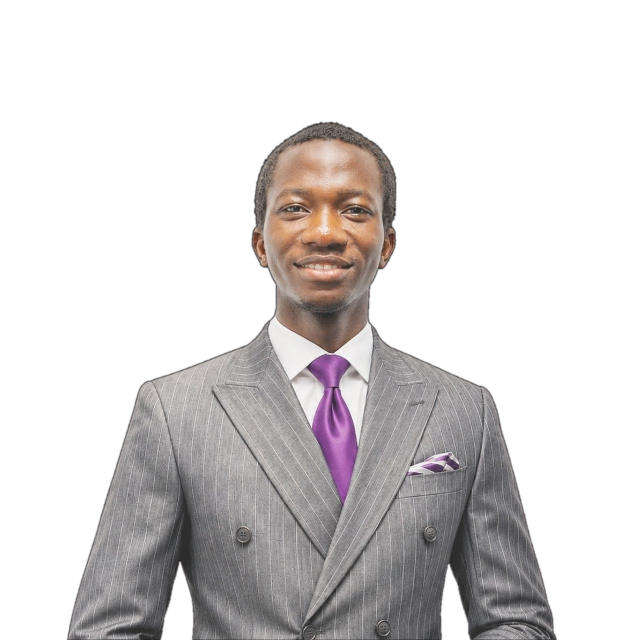
#> input picture assets/alabi-portrait.png, 1280 x 1280 px, found by its file name (shown at 1/2 size)
$ python generate-og.py
#> lines starting #> are read from the running program, lines starting #| are printed output that depends on the picture
from PIL import Image, ImageDraw, ImageFont, ImageFilter
import numpy as np
import shutil

W, H = 1200, 630
og = Image.new("RGB", (W, H), (255, 255, 255))
#> og: PIL image 1200x630 RGB; every value is 255

# Atmospheric soft glow
glow = Image.new("RGBA", (W, H), (0, 0, 0, 0))
#> glow: PIL image 1200x630 RGBA; every value is 0
gd = ImageDraw.Draw(glow)
cx, cy = W // 2, int(H * 0.38)
for r in range(350, 0, -5):
    t = 1.0 - (r / 350)
    alpha_val = int(55 * (t ** 1.8))
    cr = int(229 * (1 - t) + 153 * t)
    cg = int(160 * (1 - t) + 0 * t)
    cb = int(253 * (1 - t) + 204 * t)
    gd.ellipse([cx - r, cy - r, cx + r, cy + r], fill=(cr, cg, cb, alpha_val))

glow = glow.filter(ImageFilter.GaussianBlur(35))
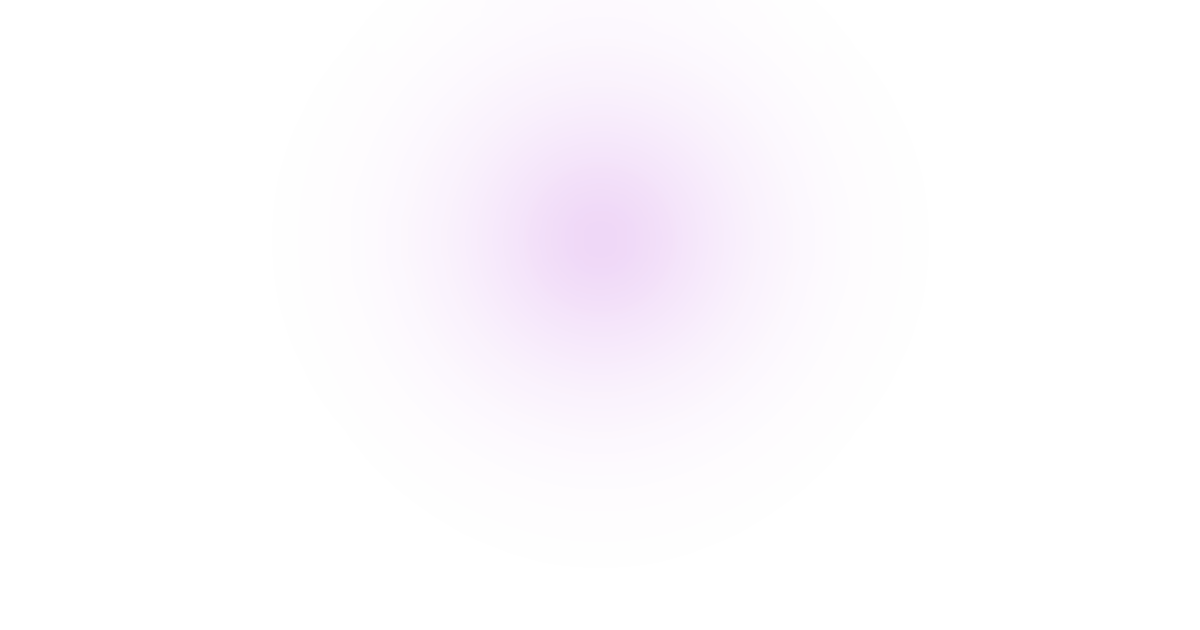
#> glow: PIL image 1200x630 RGBA; mean R, G, B, A 92.4, 47.4, 107.7, 4.8; transparent parts drawn white
og.paste(glow, (0, 0), glow)

# Measure text with Geist
font_geist = ImageFont.truetype("assets/fonts/Geist-Variable.ttf", 145)
dummy = Image.new("RGBA", (100, 100))
#> dummy: PIL image 100x100 RGBA; every value is 0
dd = ImageDraw.Draw(dummy)
bbox = dd.textbbox((0, 0), "Coming Soon", font=font_geist)
#> bbox = (0, 25, 963, 165)
tw = bbox[2] - bbox[0]
#> tw = 963
th = bbox[3] - bbox[1]
#> th = 140
tx = (W - tw) // 2
#> tx = 118
# Raised to start below ear: ~46% of 630 = 290
ty = int(H * 0.46) - th // 2
#> ty = 219

# Draw 'Coming Soon' behind portrait in black
cd = ImageDraw.Draw(og)
cd.text((tx, ty), "Coming Soon", font=font_geist, fill=(10, 10, 10))

# Paste portrait
cutout = Image.open("assets/alabi-portrait.png")
#> cutout is the input picture: PIL image 1280x1280 RGBA; mean R, G, B, A 49.1, 46.3, 46.2, 87
pw, ph = cutout.size
#> pw = 1280; ph = 1280
target_h = int(H * 0.96)
target_w = int(pw * (target_h / ph))
#> target_w = 604
p_resized = cutout.resize((target_w, target_h), Image.Resampling.LANCZOS)
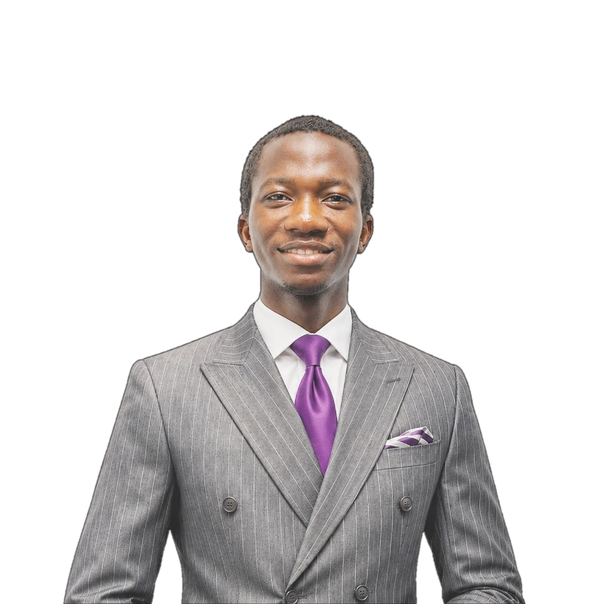
#> p_resized: PIL image 604x604 RGBA; mean R, G, B, A 49.2, 46.3, 46.2, 87; transparent parts drawn white
px = (W - target_w) // 2
#> px = 298
py = H - target_h
og.paste(p_resized, (px, py), p_resized)
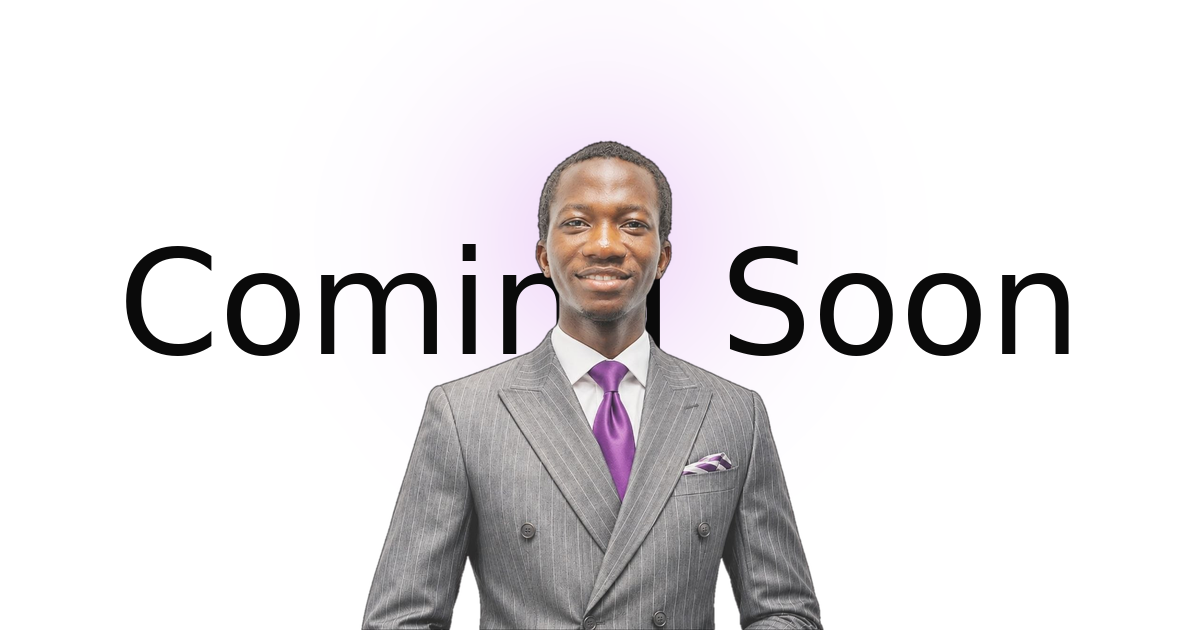
#> og: PIL image 1200x630 RGB; mean R, G, B 228.2, 225.5, 227.2

# Logo top-left
#> (the run stopped early here; a loop or call above may not have finished)

$ run again, with colors.jpg saved as assets/alabi-portrait.png
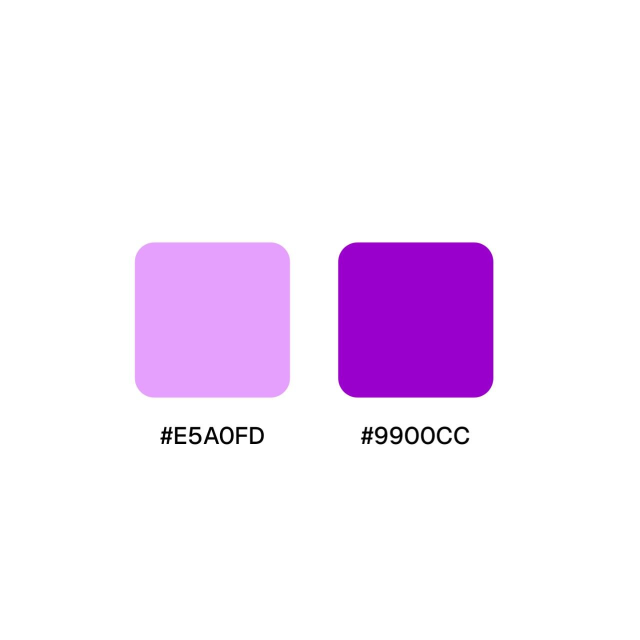
#> input picture colors.jpg, 1280 x 1280 px, found by its file name (shown at 1/2 size)
#> dummy: PIL image 100x100 RGBA; every value is 0
#> bbox = (0, 25, 963, 165)
#> tw = 963
#> th = 140
#> tx = 118
#> ty = 219
#> cutout is the input picture: PIL image 1280x1280 RGB; mean R, G, B 246.6, 233.8, 250.9
#> `p_resized = cutout.resize((target_w, target_h), Image.Resampling.LANCZ..`:
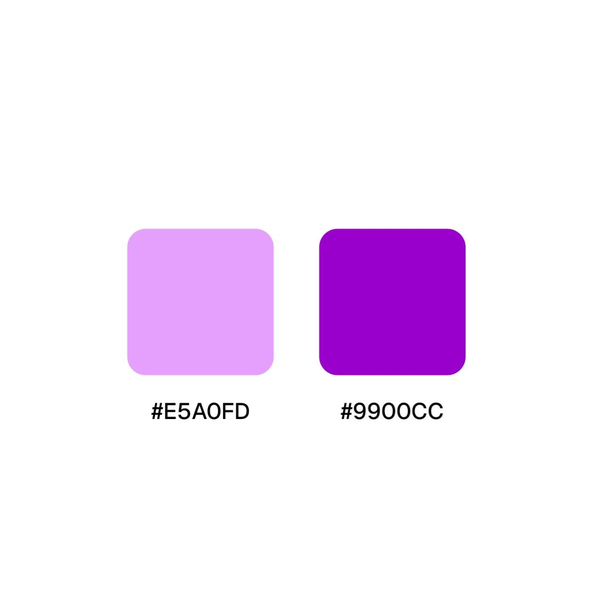
#> p_resized: PIL image 604x604 RGB; mean R, G, B 246.6, 233.8, 250.9
